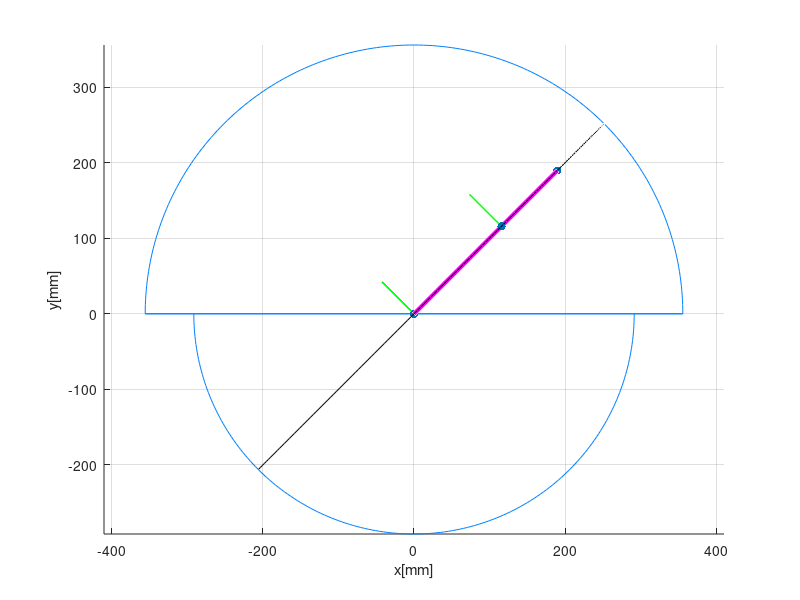

Here is the MATLAB script that generated this plot:
clear
clc
close all

%constant values that shouldn`t be changed

l1 = 203;
l2 = 178;
l3 = 178;

l = 60;

%values that you can change [degrees, not rad]

%phi1 <-90 90>
p1 = 45;

%phi2 <-55 125>
p2 = 67;

%phi3 <0 150>
p3 = 77;

%matice rotacie
Rz1 = [cosd(p1) -sind(p1) 0 0;
       sind(p1)  cosd(p1) 0 0;
       0 0 1 0;
       0 0 0 1]

Rz_1 = [cosd(90-p1) -sind(90-p1) 0 0;
       sind(90-p1)  cosd(90-p1) 0 0;
       0 0 1 0;
       0 0 0 1]

Ry2 = [cosd(p2) 0 sind(p2) 0;
       0 1 0 0;
      -sind(p2) 0 cosd(p2) 0;
       0 0 0 1]

Ry3 = [cosd(p3) 0 sind(p3) 0;
       0 1 0 0;
      -sind(p3) 0 cosd(p3) 0;
       0 0 0 1]

Tz1 = [1 0 0 0;
       0 1 0 0;
       0 0 1 l1;
       0 0 0 1]

Tz2 = [1 0 0 0;
       0 1 0 0;
       0 0 1 l2;
       0 0 0 1]

Pc = [0;
      0;
      l3;
      1]

NullV = [0;
         0;
         0;
         1]

A = [Rz1*Tz1*NullV];
B = [Rz_1*Tz1*Ry2*Tz2*NullV];
C = [Rz_1*Tz1*Ry2*Tz2*Ry3*Pc];

%model manipulatora

x = [0 A(1) B(1) C(1)];
y = [0 A(2) B(2) C(2)];
z = [0 A(3) B(3) C(3)];

%rgb cord
%P
Pr = [l;
        0;
        0;
        1]

Pg = [0;
        l;
        0;
        1]

Pb = [0;
        0;
        l;
        1]

%rgb 0
r_0 = Rz1*Pr;
g_0 = Rz1*Pg;
b_0 = Rz1*Pb;

xr0 = [0 r_0(1)];
yr0 = [0 r_0(2)];
zr0 = [0 r_0(3)];

xg0 = [0 g_0(1)];
yg0 = [0 g_0(2)];
zg0 = [0 g_0(3)];

xb0 = [0 b_0(1)];
yb0 = [0 b_0(2)];
zb0 = [0 b_0(3)];

%rgb A
r_1 = Rz_1*Tz1*Ry2*Pr;
g_1 = Rz_1*Tz1*Ry2*Pg;
b_1 = Rz_1*Tz1*Ry2*Pb;

xr1 = [A(1) r_1(1)];
yr1 = [A(2) r_1(2)];
zr1 = [A(3) r_1(3)];

xg1 = [A(1) g_1(1)];
yg1 = [A(2) g_1(2)];
zg1 = [A(3) g_1(3)];

xb1 = [A(1) b_1(1)];
yb1 = [A(2) b_1(2)];
zb1 = [A(3) b_1(3)];

%rgb B
r_2 = Rz_1*Tz1*Ry2*Tz2*Ry3*Pr;
g_2 = Rz_1*Tz1*Ry2*Tz2*Ry3*Pg;
b_2 = Rz_1*Tz1*Ry2*Tz2*Ry3*Pb;

xr2 = [B(1) r_2(1)];
yr2 = [B(2) r_2(2)];
zr2 = [B(3) r_2(3)];

xg2 = [B(1) g_2(1)];
yg2 = [B(2) g_2(2)];
zg2 = [B(3) g_2(3)];

xb2 = [B(1) b_2(1)];
yb2 = [B(2) b_2(2)];
zb2 = [B(3) b_2(3)];


%prac priestor pre p1

%1 faza
p3_1 = 0;
p2_1 = [-55:125];

x_1 = (l2*sind(p2_1)+l3*sind(p2_1+p3_1))*sind(p1);
z_1 = l1 + l2*cosd(p2_1)+l3*cosd(p2_1 + p3_1);
y_1 = (l2*sind(p2_1)+l3*sind(p2_1+p3_1))*cosd(p1);
%2 faza
p3_2 = [0:150];
p2_2 = 125;

x_2 = (l2*sind(p2_2)+l3*sind(p2_2+p3_2))*sind(p1);
z_2 = l1 + l2*cosd(p2_2)+l3*cosd(p2_2 + p3_2);
y_2 = (l2*sind(p2_2)+l3*sind(p2_2+p3_2))*cosd(p1);
%3 faza
p3_3 = 150;
p2_3 = [-55:125];

x_3 = (l2*sind(p2_3)+l3*sind(p2_3+p3_3))*sind(p1);
z_3 = l1 + l2*cosd(p2_3)+l3*cosd(p2_3 + p3_3);
y_3 = (l2*sind(p2_3)+l3*sind(p2_3+p3_3))*cosd(p1);
%4 faza
p3_4 = [0:150];
p2_4 = -55;

x_4 = (l2*sind(p2_4)+l3*sind(p2_4+p3_4))*sind(p1);
z_4 = l1 + l2*cosd(p2_4)+l3*cosd(p2_4 + p3_4);
y_4 = (l2*sind(p2_4)+l3*sind(p2_4+p3_4))*cosd(p1);

%prac prestor pre xy a vsetci hodnoty p1
n_181 = zeros(1, 181);

x_center = [-356 356];
y_center = [0 0];
z_center = [0 0];

%1 polovica

p3_11 = 0;
p2_11 = 90;
p1_11 = [-90:90];

x_11 = (l2*sind(p2_11)+l3*sind(p2_11+p3_11))*sind(p1_11);
y_11 = (l2*sind(p2_11)+l3*sind(p2_11+p3_11))*cosd(p1_11);

%2 polovica

p3_22 = 0;
p2_22 = -55;
p1_22 = [-90:90];

x_22 = (l2*sind(p2_22)+l3*sind(p2_22+p3_22))*sind(p1_22);
y_22 = (l2*sind(p2_22)+l3*sind(p2_22+p3_22))*cosd(p1_22);


%3d model

figure Name Manipulator
hold on
plot3(x,y,z, 'LineWidth', 3, 'Color', [1 0 1])
scatter3(x, y, z, 'black', 'filled')
%prac pr
plot3(x_1,y_1,z_1, 'LineWidth', 0.5, 'Color', [0 0 0])
plot3(x_2,y_2,z_2, 'LineWidth', 0.5, 'Color', [0 0 0])
plot3(x_3,y_3,z_3, 'LineWidth', 0.5, 'Color', [0 0 0])
plot3(x_4,y_4,z_4, 'LineWidth', 0.5, 'Color', [0 0 0])
%xy prac pr
plot3(x_11,y_11,n_181, 'LineWidth', 0.5, 'Color', [0 0.5 1])
plot3(x_22,y_22,n_181, 'LineWidth', 0.5, 'Color', [0 0.5 1])
plot3(x_center,y_center,z_center, 'LineWidth', 1, 'Color', [0 0.5 1])

%rgb 0
plot3(xr0,yr0,zr0, 'LineWidth', 1, 'Color', [1 0 0])
plot3(xg0,yg0,zg0, 'LineWidth', 1, 'Color', [0 1 0])
plot3(xb0,yb0,zb0, 'LineWidth', 1, 'Color', [0 0 1])

%rgb A
plot3(xr1,yr1,zr1, 'LineWidth', 1, 'Color', [1 0 0])
plot3(xg1,yg1,zg1, 'LineWidth', 1, 'Color', [0 1 0])
plot3(xb1,yb1,zb1, 'LineWidth', 1, 'Color', [0 0 1])

%rgb B
plot3(xr2,yr2,zr2, 'LineWidth', 1, 'Color', [1 0 0])
plot3(xg2,yg2,zg2, 'LineWidth', 1, 'Color', [0 1 0])
plot3(xb2,yb2,zb2, 'LineWidth', 1, 'Color', [0 0 1])

xlabel('x[mm]')
ylabel('y[mm]')
zlabel('z[mm]')

grid on
axis('equal')


